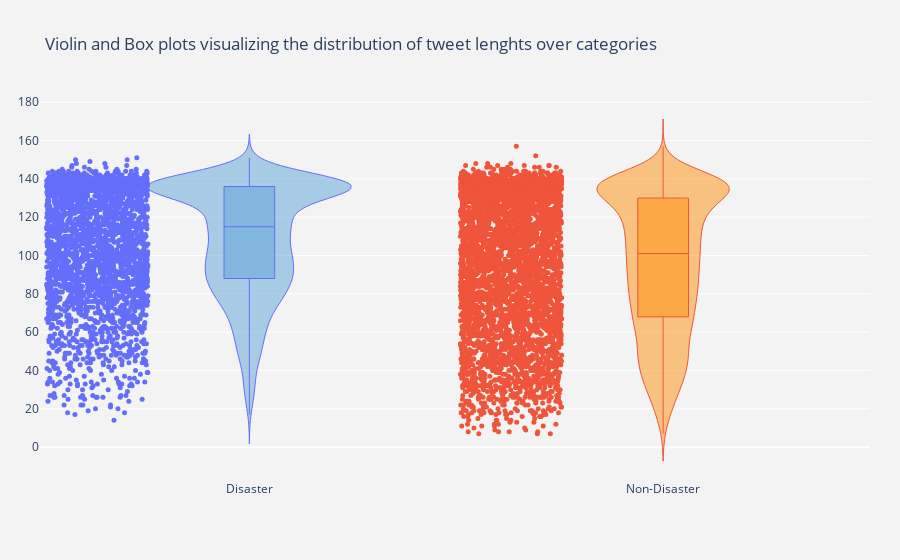

This figure's notebook cell:
### Markdown cell above
Let's compare the distributions of the tweet lengths of both categories:

### Code cell
# create figure instance
fig = go.Figure()


fig.add_trace(go.Violin(
            y=df_train.query("target==1")["length"],
            name="Disaster",
            legendgroup = "F",
            jitter=0.5,
            scalegroup = "M",
            fillcolor='rgba(93, 164, 214, 0.5)',
            marker_size=5,
            line_width=1,
            box_visible=True,
            points= "all")
        )

fig.add_trace(go.Violin(
            y=df_train.query("target==0")["length"],
            name="Non-Disaster",
            legendgroup = "F",
            jitter=0.5,
            scalegroup = "M",
            fillcolor='rgba(255, 144, 14, 0.5)',
            marker_size=5,
            line_width=1,
            box_visible=True,
            points= "all")
        )
# we use update_layout() method to update multiple nested nested properties of a figure's layout
fig.update_layout(
    title='Violin and Box plots visualizing the distribution of tweet lenghts over categories',
    margin=dict( # set margins for left, right, bottom, and top
        l=40,
        r=30,
        b=80,
        t=100,
    ),
    paper_bgcolor='rgb(243, 243, 243)', # Sets the background color of the paper where the graph is drawn
    plot_bgcolor='rgb(243, 243, 243)',  # Sets the background color of the plotting area in-between x and y axes
    showlegend=False,
)

fig.show()

### Figure 1 — Plotly figure (JSON) as saved in the notebook; plotly's stock layout.template omitted (floating-point values rounded to 4 significant figures; data arrays with more than 128 entries replaced by an {"elided": "..."} marker saying what was removed)
{"data": [{"box": {"visible": true}, "fillcolor": "rgba(93, 164, 214, 0.5)", "jitter": 0.5, "legendgroup": "F", "line": {"width": 1}, "marker": {"size": 5}, "name": "Disaster", "points": "all", "scalegroup": "M", "type": "violin", "y": {"elided": "3271 int values"}}, {"box": {"visible": true}, "fillcolor": "rgba(255, 144, 14, 0.5)", "jitter": 0.5, "legendgroup": "F", "line": {"width": 1}, "marker": {"size": 5}, "name": "Non-Disaster", "points": "all", "scalegroup": "M", "type": "violin", "y": {"elided": "4342 int values"}}], "layout": {"margin": {"b": 80, "l": 40, "r": 30, "t": 100}, "paper_bgcolor": "rgb(243, 243, 243)", "plot_bgcolor": "rgb(243, 243, 243)", "showlegend": false, "title": {"text": "Violin and Box plots visualizing the distribution of tweet lenghts over categories"}}}
